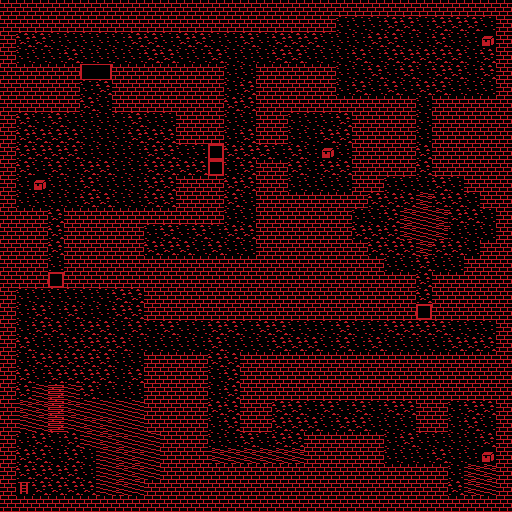

Below is a game level as drawn by its tile map, then a one-line description and the .tmx that defines it (tile-layer data replaced by summaries):
An orthogonal 32x32 tile map with 16x16 px tiles, 3 tile layers (Floor, Walls, Interactable), 8 tilesets and 25 objects.

<map version="1.10" tiledversion="1.11.0" orientation="orthogonal" renderorder="right-down" width="32" height="32" tilewidth="16" tileheight="16" infinite="0" nextlayerid="8" nextobjectid="51">
 <editorsettings>
  <export target="dir/dungeon2.lua" format="lua" />
 </editorsettings>
 <tileset firstgid="1" name="monochrome_red_tileset" tilewidth="16" tileheight="16" tilecount="256" columns="16">
  <image source="dir/res/mono_tile_set.png" width="256" height="256" />
 </tileset>
 <tileset firstgid="257" name="monochrome_red_tileset" tilewidth="16" tileheight="16" tilecount="256" columns="16">
  <image source="dir/res/mono_tile_set.png" width="256" height="256" />
 </tileset>
 <tileset firstgid="513" name="monochrome_red_tileset" tilewidth="16" tileheight="16" tilecount="256" columns="16">
  <image source="dir/res/mono_tile_set.png" width="256" height="256" />
 </tileset>
 <tileset firstgid="769" name="monochrome_red_tileset" tilewidth="16" tileheight="16" tilecount="256" columns="16">
  <image source="dir/res/mono_tile_set.png" width="256" height="256" />
 </tileset>
 <tileset firstgid="1025" name="monochrome_red_tileset" tilewidth="16" tileheight="16" tilecount="256" columns="16">
  <image source="dir/res/mono_tile_set.png" width="256" height="256" />
 </tileset>
 <tileset firstgid="1281" name="monochrome_red_tileset" tilewidth="16" tileheight="16" tilecount="256" columns="16">
  <image source="dir/res/mono_tile_set.png" width="256" height="256" />
 </tileset>
 <tileset firstgid="1537" name="monochrome_red_tileset" tilewidth="16" tileheight="16" tilecount="256" columns="16">
  <image source="dir/res/mono_tile_set.png" width="256" height="256" />
 </tileset>
 <tileset firstgid="1793" name="monochrome_red_tileset" tilewidth="16" tileheight="16" tilecount="256" columns="16">
  <image source="dir/res/mono_tile_set.png" width="256" height="256" />
 </tileset>
 <layer id="2" name="Floor" width="32" height="32">
  <data>[1024 cells, 441 non-empty, 3 distinct tile ids]</data>
 </layer>
 <layer id="1" name="Walls" width="32" height="32">
  <data>[1024 cells, 584 non-empty, 5 distinct tile ids]</data>
 </layer>
 <objectgroup id="4" name="SpawnPoints" visible="0">
  <object id="5" x="288" y="416">
   <properties>
    <property name="SubType" value="SKELETON" />
    <property name="Type" value="MONSTER" />
   </properties>
   <point />
  </object>
  <object id="8" x="464" y="416">
   <properties>
    <property name="SubType" value="KNIGHT" />
    <property name="Type" value="MONSTER" />
   </properties>
   <point />
  </object>
  <object id="9" x="48" y="32">
   <properties>
    <property name="SubType" value="GOBLIN" />
    <property name="Type" value="MONSTER" />
   </properties>
   <point />
  </object>
  <object id="11" x="464" y="336">
   <properties>
    <property name="SubType" value="SKELETON" />
    <property name="Type" value="MONSTER" />
   </properties>
   <point />
  </object>
  <object id="25" x="368" y="224">
   <properties>
    <property name="SubType" value="DARKELF" />
    <property name="Type" value="MONSTER" />
   </properties>
   <point />
  </object>
  <object id="26" x="96" y="176">
   <properties>
    <property name="SubType" value="OGRE" />
    <property name="Type" value="MONSTER" />
   </properties>
   <point />
  </object>
  <object id="27" x="400" y="48">
   <properties>
    <property name="SubType" value="KNIGHT" />
    <property name="Type" value="MONSTER" />
   </properties>
   <point />
  </object>
  <object id="28" x="128" y="304">
   <properties>
    <property name="SubType" value="GOBLIN" />
    <property name="Type" value="MONSTER" />
   </properties>
   <point />
  </object>
  <object id="30" x="304" y="128">
   <properties>
    <property name="SubType" value="DARKELF" />
    <property name="Type" value="MONSTER" />
   </properties>
   <point />
  </object>
  <object id="31" x="48" y="368">
   <properties>
    <property name="SubType" value="SKELETON" />
    <property name="Type" value="MONSTER" />
   </properties>
   <point />
  </object>
  <object id="45" x="480" y="320">
   <properties>
    <property name="SubType" value="SKELETON" />
    <property name="Type" value="MONSTER" />
   </properties>
   <point />
  </object>
  <object id="46" x="240" y="240">
   <properties>
    <property name="SubType" value="SKELETON" />
    <property name="Type" value="MONSTER" />
   </properties>
   <point />
  </object>
 </objectgroup>
 <layer id="5" name="Interactable" width="32" height="32">
  <data>[1024 cells, 11 non-empty, 5 distinct tile ids]</data>
 </layer>
 <objectgroup id="7" name="PlayerSpawn" visible="0">
  <object id="23" x="32" y="480">
   <point />
  </object>
 </objectgroup>
 <objectgroup id="6" name="Interactable" visible="0">
  <object id="16" x="480" y="32">
   <properties>
    <property name="Content" value="gold#250,healingPotion#1,strengthPotion#1" />
    <property name="Locked" type="bool" value="false" />
    <property name="Opened" type="bool" value="false" />
    <property name="Type" value="CHEST" />
   </properties>
   <point />
  </object>
  <object id="24" x="16" y="480">
   <properties>
    <property name="NextMap" value="town1" />
    <property name="Type" value="EXIT" />
   </properties>
   <point />
  </object>
  <object id="32" x="192" y="224">
   <properties>
    <property name="Content" value="healingPotion#3,redKey#1" />
    <property name="Locked" type="bool" value="false" />
    <property name="Opened" type="bool" value="false" />
    <property name="Type" value="CHEST" />
   </properties>
   <point />
  </object>
  <object id="33" x="320" y="144">
   <properties>
    <property name="Content" value="plateArmor#1" />
    <property name="Locked" type="bool" value="false" />
    <property name="Opened" type="bool" value="false" />
    <property name="Type" value="CHEST" />
   </properties>
   <point />
  </object>
  <object id="35" x="480" y="448">
   <properties>
    <property name="Content" value="redKey#1,gold#750" />
    <property name="Locked" type="bool" value="false" />
    <property name="Opened" type="bool" value="false" />
    <property name="Type" value="CHEST" />
   </properties>
   <point />
  </object>
  <object id="36" x="32" y="176">
   <properties>
    <property name="Content" value="gold#500,steelSword#1,blueKey#1,redKey#1,healthPotion#1" />
    <property name="Locked" type="bool" value="false" />
    <property name="Opened" type="bool" value="false" />
    <property name="Type" value="CHEST" />
   </properties>
   <point />
  </object>
  <object id="39" x="96" y="64">
   <properties>
    <property name="Color" value="copper" />
    <property name="Locked" type="bool" value="false" />
    <property name="Opened" type="bool" value="false" />
    <property name="Type" value="DOOR" />
   </properties>
   <point />
  </object>
  <object id="50" x="208" y="160">
   <properties>
    <property name="Color" value="copper" />
    <property name="Locked" type="bool" value="false" />
    <property name="Opened" type="bool" value="false" />
    <property name="Type" value="DOOR" />
   </properties>
   <point />
  </object>
  <object id="41" x="48" y="272">
   <properties>
    <property name="Color" value="red" />
    <property name="Locked" type="bool" value="true" />
    <property name="Opened" type="bool" value="false" />
    <property name="Type" value="DOOR" />
   </properties>
   <point />
  </object>
  <object id="48" x="416" y="304">
   <properties>
    <property name="Color" value="red" />
    <property name="Locked" type="bool" value="true" />
    <property name="Opened" type="bool" value="false" />
    <property name="Type" value="DOOR" />
   </properties>
   <point />
  </object>
  </objectgroup>
</map>
<!-- 2 of 25 objects omitted -->
